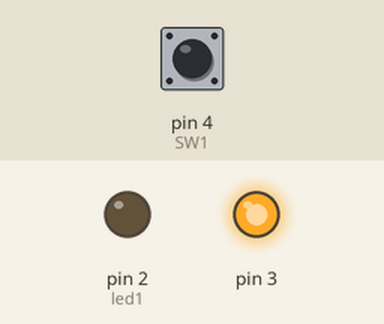
This sketch was run on a simulated Arduino Uno, built with avr-gcc and run on an emulated ATmega328P. On the bench: output pins drawn as LEDs (lit = HIGH). The inputs (shaded band) are chosen by the test bench; at power-on: pin 4 (SW1) LOW. No radio packets arrive unless stated.

Above: at 0.1 s.
Timing chart, 0 to 1.6 s (numbered marks = the images above):
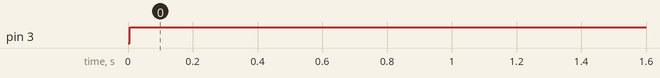

Measured:
- by itself, pin 3: LOW → HIGH at 0.01 s

The sketch:

nrf24l01_transmitter.ino
```cpp
#include <SPI.h>
#include "nRF24L01.h"
#include "RF24.h"

RF24 radio(7,8);
int cmd[100];
int SW1 = 4;
int led1=2;

const uint64_t pipe = 0xDEDEDEDEE7LL;

void setup(void){
 Serial.begin(115200);
 radio.begin();
 radio.setChannel(108);
 radio.setPALevel(RF24_PA_MIN);
 radio.setDataRate(RF24_250KBPS);
 radio.openWritingPipe(pipe);
 pinMode(led1,OUTPUT);
 pinMode(3,OUTPUT);
 digitalWrite(led1,LOW);
}

void loop(void){
 digitalWrite(3,HIGH);
 int pok=digitalRead(SW1);
 if(pok==HIGH)cmd[0]='A';
 else cmd[0]=0;
 radio.write(&cmd,sizeof(cmd));
}
```
